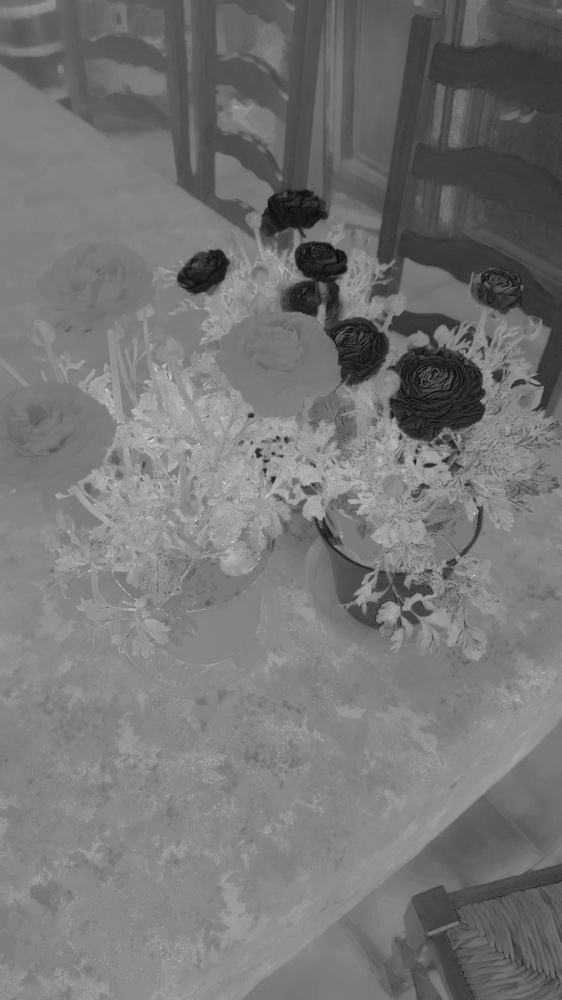
#> input picture Image-Processing/Other-Algorithms/VEG/filter_test1.jpg, 562 x 1000 px, shrunk from 3384 x 6016 before the run
$ python CIVE.py VEG/filter_test1.jpg   (older library calls are emulated)
#> lines starting #> are read from the running program, lines starting #| are printed output that depends on the picture; after the words box and inside, x2 and y2 are one past the last pixel; in counts of white or black regions, pixels touching at a corner belong together
from curses import window
import cv2
import numpy as np

import sys

image_name = sys.argv[1]

image = cv2.imread(image_name)
#> image is the input picture: shape (1000, 562, 3); min 6, max 228, mean 117.5

image_blurred = cv2.medianBlur(image,5)
#image_blurred = image

#Récupère les différents canneaux et le met en float pour les calculs
B = image_blurred[:, :, 0].astype(np.float32)
G = image_blurred[:, :, 1].astype(np.float32)
R = image_blurred[:, :, 2].astype(np.float32)


Total = R + G + B
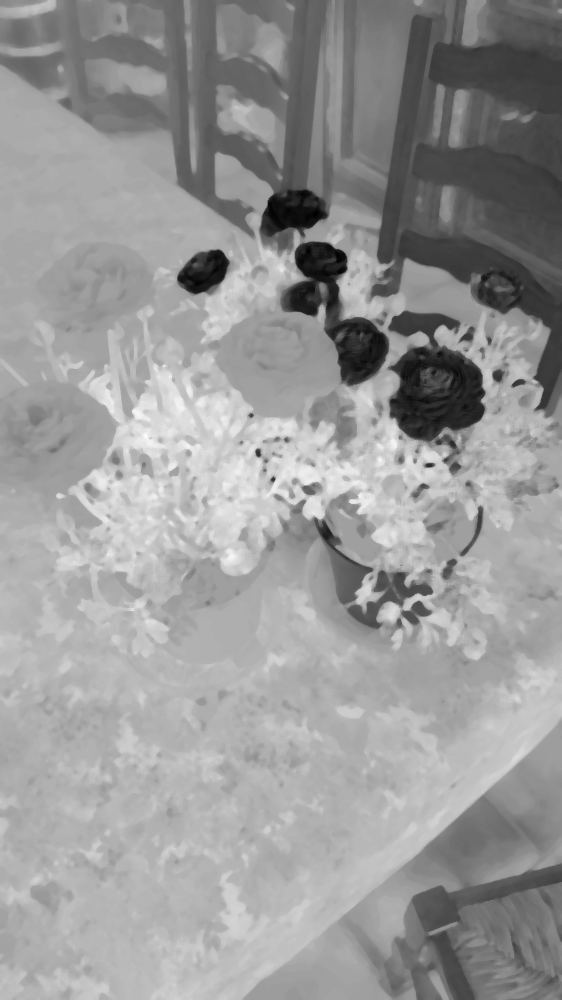
#> Total: shape (1000, 562) float32; min 51, max 555, mean 352.6; drawn with min black and max white
#Pour éviter les divisions par 0
Total = np.where(Total == 0, 1, Total)

#Normalisation entre 0 et 1
b = B / Total
#> b: shape (1000, 562) float32; every value is 0.333
g = G / Total
r = R / Total

#Application CIVE
CIVE = 255*(0.441*r + 0.811*g + 0.385*b ) + 18.78745
#> CIVE: shape (1000, 562) float32; every value is 157.9

#Evite les overflow ou le négatif
CIVE = np.where(CIVE < 0, 0, CIVE)
CIVE = np.where(CIVE > 255, 255, CIVE)

#Repasse les valeurs en 8 bits (de 0 à 255)
CIVE = CIVE.astype('uint8')
#> CIVE: shape (1000, 562); every value is 157

#Seuillage
ret, result = cv2.threshold(CIVE, 0, 255, cv2.THRESH_BINARY + cv2.THRESH_OTSU)
#> result: shape (1000, 562); every value is 255
#> ret = 0

dim = (image.shape[0],image.shape[1])
#> dim = (1000, 562)


#Contouring
contours, hierarchy = cv2.findContours(result, cv2.RETR_TREE, cv2.CHAIN_APPROX_SIMPLE)
#> contours = [[[0, 0], [0, 999], [561, 999], [561, 0]]]
img_contours = np.zeros(dim)
mask_img = cv2.drawContours(img_contours, contours, -1, (255,255,255), -1)
#> mask_img: shape (1000, 562) float64; every value is 255


mask_img = cv2.normalize(src=mask_img, dst=None, alpha=0, beta=255, norm_type=cv2.NORM_MINMAX, dtype=cv2.CV_8U)
#> mask_img: shape (1000, 562); every value is 0

image_cutted = cv2.bitwise_and(image,image,mask=mask_img)
#> image_cutted: shape (1000, 562, 3); every value is 0

#Enregistrement des images

file = "./CIVE/"
cv2.imwrite(file+image_name, image)
cv2.imwrite(file+"filter_"+image_name, CIVE)
cv2.imwrite(file+"masque_"+image_name, mask_img)
cv2.imwrite(file+"resultat_"+image_name, image_cutted)

$ run again, on Image-Processing/Other-Algorithms/VEG/filter_test3.jpg
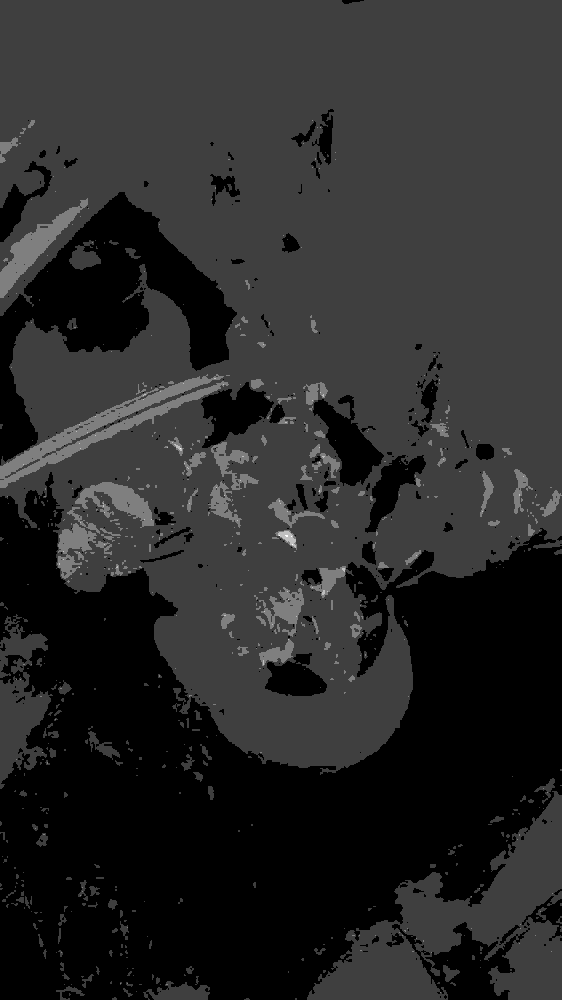
#> input picture Image-Processing/Other-Algorithms/VEG/filter_test3.jpg, 562 x 1000 px, shrunk from 3384 x 6016 before the run
#> image is the input picture: shape (1000, 562, 3); min 0, max 4, mean 0.655
#> `image_blurred = cv2.medianBlur(image,5)`:
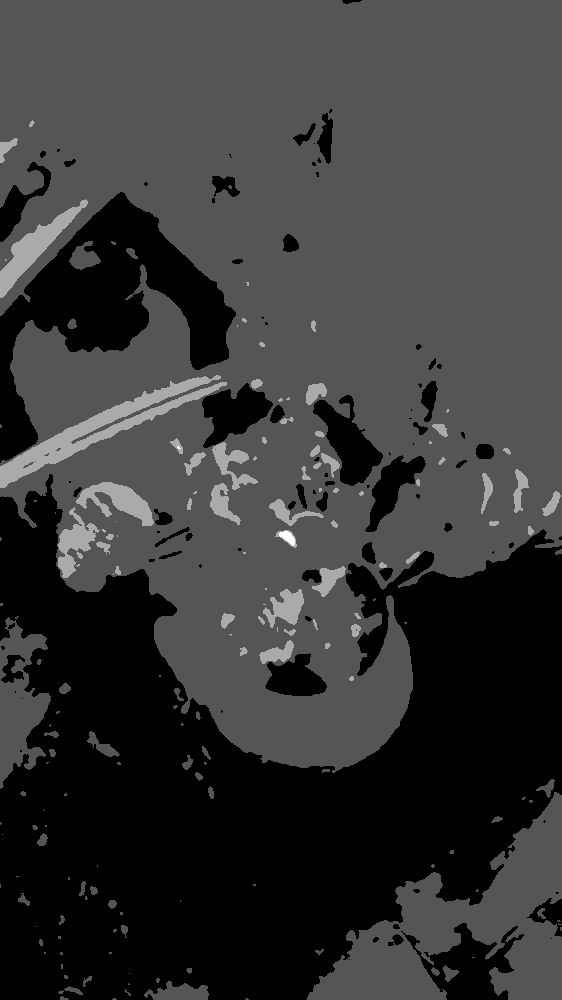
#> image_blurred: shape (1000, 562, 3); min 0, max 3, mean 0.652; drawn with min black and max white
#> `b = B / Total`:
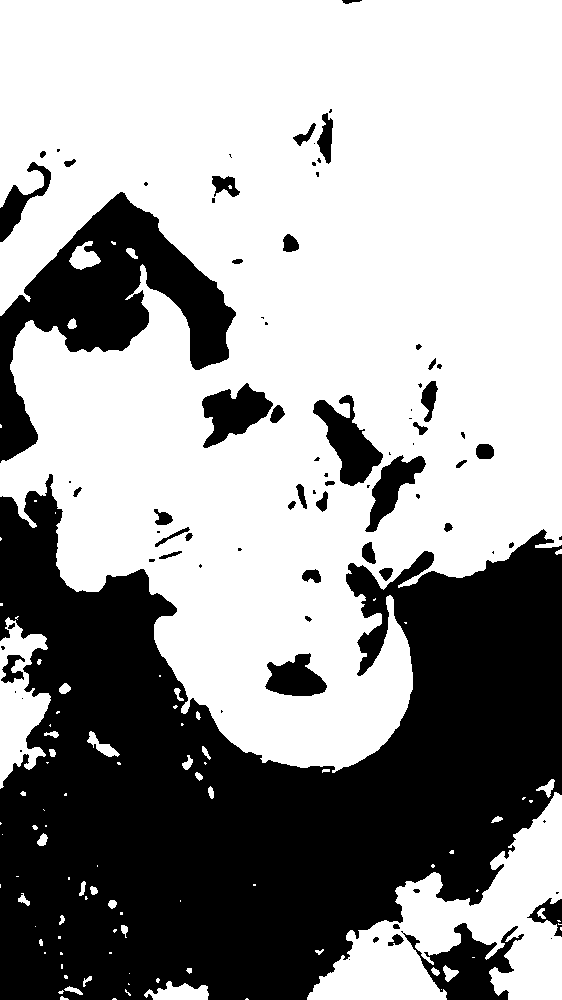
#> b: shape (1000, 562) float32; values 0 (black) and 0.333 (white), 62.1% white; 84 black regions (39 under 20 px), largest, box (x1, y1, x2, y2) and area: (0, 474, 562, 1000) 171789, (0, 192, 236, 463) 21863, (401, 923, 524, 1000) 3978
#> result: shape (1000, 562); 62.1% white; 84 black regions (39 under 20 px)
#> ret = 18
#> contours = 175 contours, 98 with area under 20; largest, box (x1, y1, x2, y2) and area: (0, 0, 562, 773) 329362, (307, 792, 562, 1000) 21506, (0, 617, 51, 789) 4796, (312, 394, 384, 487) 2954, (201, 382, 274, 449) 2618

$ run again, on Image-Processing/Other-Algorithms/VEG/filter_test4.jpg
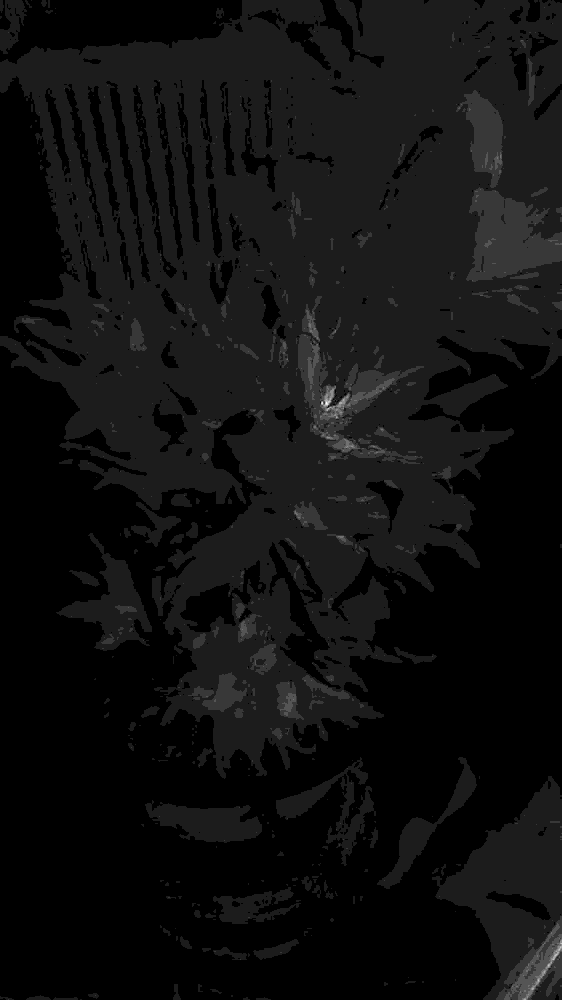
#> input picture Image-Processing/Other-Algorithms/VEG/filter_test4.jpg, 562 x 1000 px, shrunk from 3384 x 6016 before the run
#> image is the input picture: shape (1000, 562, 3); min 0, max 9, mean 0.563
#> `image_blurred = cv2.medianBlur(image,5)`:
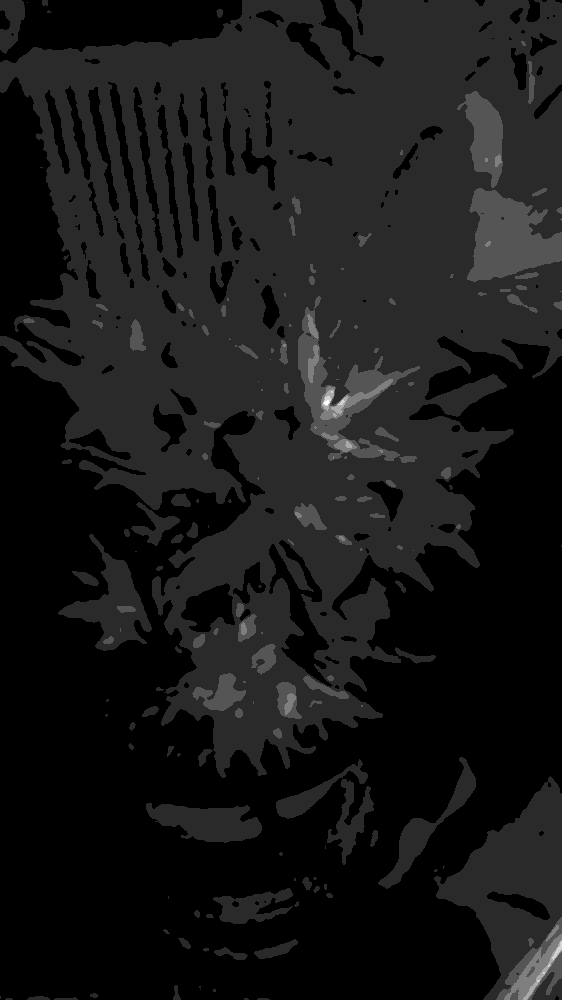
#> image_blurred: shape (1000, 562, 3); min 0, max 6, mean 0.56; drawn with min black and max white
#> `b = B / Total`:
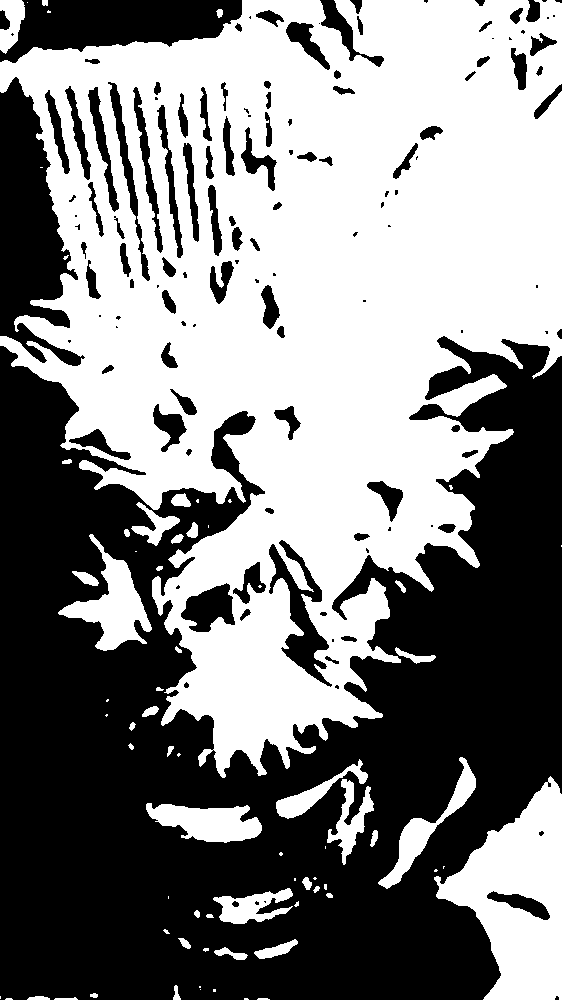
#> b: shape (1000, 562) float32; values 0 (black) and 0.333 (white), 51.2% white; 134 black regions (48 under 20 px), largest, box (x1, y1, x2, y2) and area: (0, 336, 562, 1000) 225521, (0, 77, 85, 366) 13137, (0, 0, 242, 63) 9578
#> result: shape (1000, 562); 51.2% white; 134 black regions (48 under 20 px)
#> ret = 18
#> contours = 194 contours, 73 with area under 20; largest, box (x1, y1, x2, y2) and area: (0, 0, 562, 778) 275334, (434, 776, 562, 1000) 15913, (58, 534, 152, 651) 3696, (268, 539, 333, 688) 3374, (146, 803, 262, 843) 2830

$ run again, on Image-Processing/Other-Algorithms/VEG/filter_test5.jpg
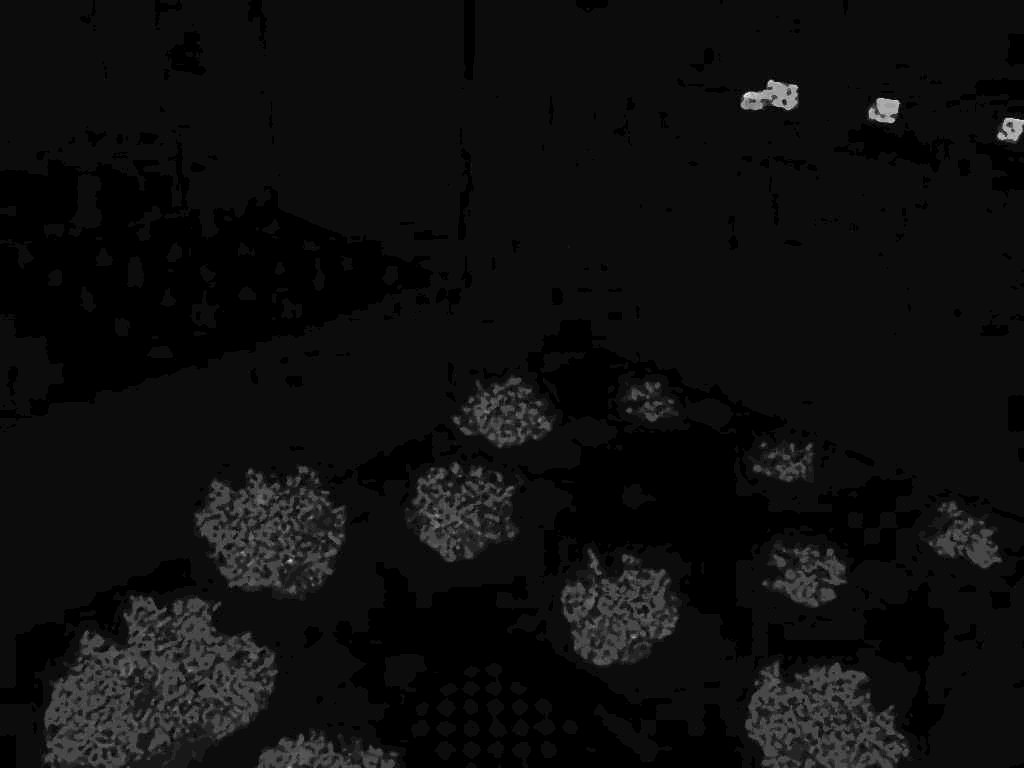
#> input picture Image-Processing/Other-Algorithms/VEG/filter_test5.jpg, 1024 x 768 px
#> image is the input picture: shape (768, 1024, 3); min 0, max 21, mean 1.2
#> `image_blurred = cv2.medianBlur(image,5)`:
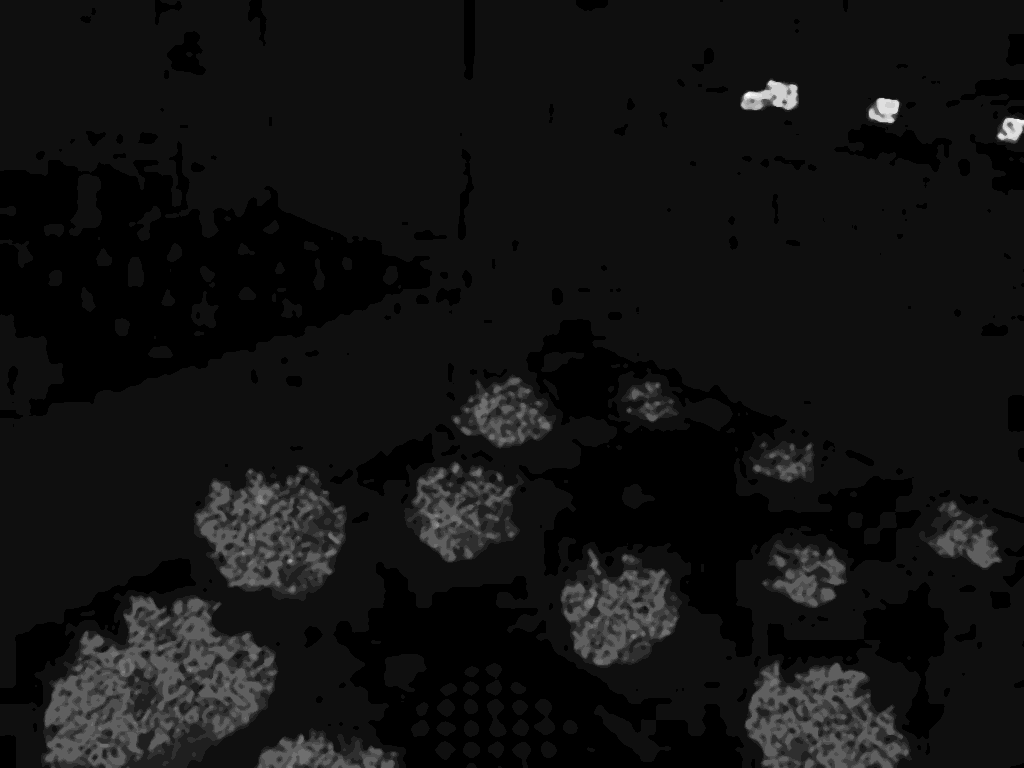
#> image_blurred: shape (768, 1024, 3); min 0, max 16, mean 1.18; drawn with min black and max white
#> `b = B / Total`:
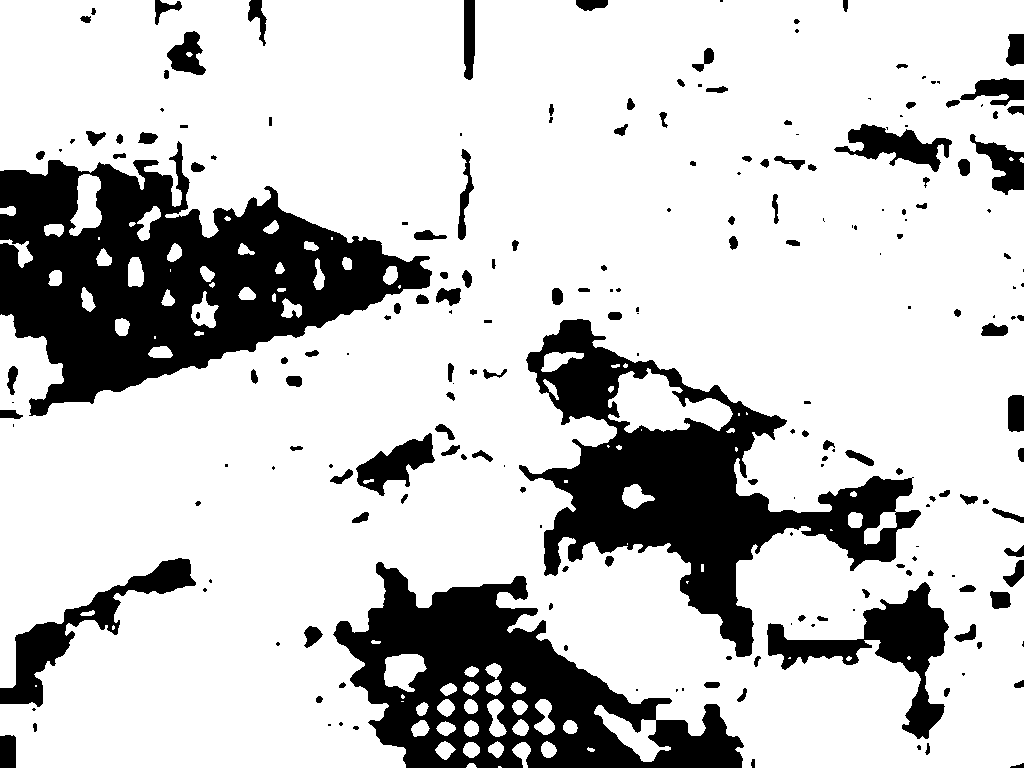
#> b: shape (768, 1024) float32; values 0 (black) and 0.333 (white), 78.3% white; 213 black regions (74 under 20 px), largest, box (x1, y1, x2, y2) and area: (0, 141, 432, 416) 55853, (519, 319, 921, 657) 41684, (333, 562, 744, 768) 37069
#> result: shape (768, 1024); 78.3% white; 213 black regions (74 under 20 px)
#> ret = 18
#> contours = 286 contours, 96 with area under 20; largest, box (x1, y1, x2, y2) and area: (0, 0, 1024, 768) 664483, (518, 318, 922, 658) 48750, (766, 581, 950, 740) 8470, (608, 368, 733, 433) 4276, (833, 123, 953, 173) 2684
